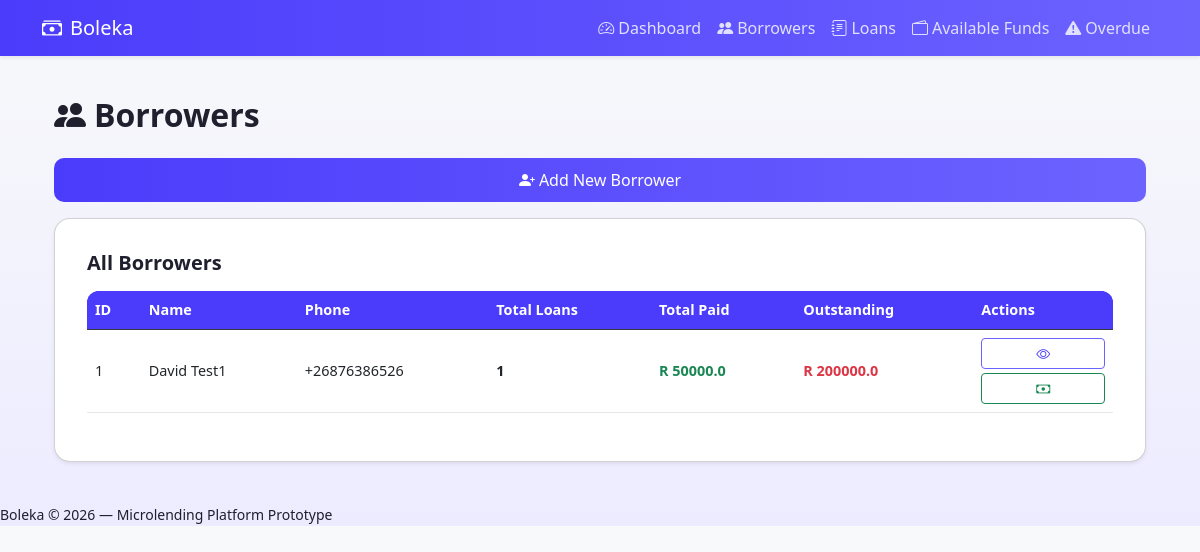
/borrowers, run on the app's committed database.
### models.py (models this page shows)
class Borrower(Base):
    __tablename__ = "borrowers"
    id = Column(Integer, primary_key=True, index=True)
    name = Column(String, nullable=False)
    phone = Column(String, nullable=False)
    loans = relationship("Loan", back_populates="borrower")

### main.py (the view)
@app.get("/borrowers", response_class=HTMLResponse)
async def borrowers_list(request: Request, db: Session = Depends(get_db)):
    borrowers = db.query(Borrower).all()
    enriched = []
    for b in borrowers:
        loans = db.query(Loan).filter(Loan.borrower_id == b.id).all()
        payments = (
            db.query(Payment)
            .join(Loan)
            .filter(Loan.borrower_id == b.id)
            .all()
        )
        total_loans = len(loans)
        total_paid = sum(p.amount for p in payments)
        total_borrowed = sum(l.amount for l in loans)
        outstanding = total_borrowed - total_paid
        enriched.append({
            "id": b.id,
            "name": b.name,
            "phone": b.phone,
            "total_loans": total_loans,
            "total_paid": total_paid,
            "outstanding": outstanding,
        })
    return templates.TemplateResponse(
        "borrowers.html",
        {
            "request": request,
            "borrowers": enriched,
        }
    )

### templates/borrowers.html (shortened to what this page needs)
{% extends "base.html" %}
{% block content %}
<div class="container mt-3">
    <h2 class="mb-4">
        <i class="bi bi-people-fill me-2"></i>Borrowers
    </h2>
    <div class="mb-3">
        <a href="/borrowers/new" class="btn btn-primary w-100">
            <i class="bi bi-person-plus-fill me-1"></i>Add New Borrower
        </a>
    </div>
    <div class="card shadow-sm">
        <div class="card-body">
            <h5 class="mb-3">All Borrowers</h5>
            <div class="table-responsive">
                <table class="table table-hover align-middle">
                    <thead class="table-dark">
                        <tr>
                            <th>ID</th>
                            <th>Name</th>
                            <th>Phone</th>
                            <th>Total Loans</th>
                            <th>Total Paid</th>
                            <th>Outstanding</th>
                            <th>Actions</th>
                        </tr>
                    </thead>
                    <tbody>
                        {% for b in borrowers %}
                        <tr>
                            <td>{{ b.id }}</td>
                            <td>{{ b.name }}</td>
                            <td>{{ b.phone }}</td>
                            <td>
                                {% if b.total_loans > 0 %}
                                    <span class="fw-bold">{{ b.total_loans }}</span>
                                {% else %}
                                    <span class="text-muted">0</span>
                                {% endif %}
                            </td>
                            <td class="text-success fw-bold">
                                R {{ b.total_paid }}
                            </td>
                            <td>
                                {% if b.outstanding > 0 %}
                                    <span class="text-danger fw-bold">R {{ b.outstanding }}</span>
                                {% else %}
                                    <span class="text-success fw-bold">R 0</span>
                                {% endif %}
                            </td>
                            <td class="text-center">
                                <a href="/borrowers/{{ b.id }}"
                                   class="btn btn-sm btn-outline-primary mb-1 w-100">
                                    <i class="bi bi-eye"></i>
                                </a>
                                <a href="/loans/new?borrower_id={{ b.id }}"
                                   class="btn btn-sm btn-outline-success w-100">
                                    <i class="bi bi-cash"></i>
                                </a>
                            </td>
                        </tr>
                        {% endfor %}
                    </tbody>
                </table>
            </div>
        </div>
    </div>
</div>
{% endblock %}

### static/style.css (style rules this page uses)
* { box-sizing: border-box; margin: 0; padding: 0; }
body { font-family: system-ui, -apple-system, BlinkMacSystemFont, "Segoe UI", sans-serif; background: linear-gradient(180deg, #F8F9FA 0%, #EDEBFF 100%); color: #1f2933; }
h1, h2, h3, h4, h5 { font-weight: 600; color: #1f1f2e; margin-bottom: 0.75rem; }
.card { background: #ffffff; border-radius: 16px; padding: 1rem; margin-bottom: 1rem; box-shadow: 0 4px 12px rgba(75, 60, 251, 0.1); transition: transform 0.2s ease, box-shadow 0.2s ease; }
.btn-primary { background: linear-gradient(90deg, #4B3CFB 0%, #6C63FF 100%); border: none; font-weight: 500; padding: 12px; border-radius: 10px; }
.btn-outline-primary { border-color: #6C63FF; color: #4B3CFB; font-weight: 500; }
.table-responsive { border-radius: 12px; overflow-x: auto; }
table { width: 100%; border-collapse: collapse; font-size: 0.9rem; }
th { background-color: #4B3CFB !important; color: #ffffff; padding: 0.75rem; font-weight: 600; }
td { padding: 0.65rem; border-bottom: 1px solid #e5e7eb; }

### templates/base.html (style rules this page uses)
body { background: linear-gradient(180deg, #F8F9FA 0%, #EDEBFF 100%); color: #1F1F2E; }
.card { border-radius: 16px; box-shadow: 0 4px 12px rgba(75, 60, 251, 0.1); transition: transform 0.2s ease, box-shadow 0.2s ease; }
.btn-primary { background: linear-gradient(90deg, #4B3CFB 0%, #6C63FF 100%); border: none; font-weight: 500; padding: 10px 16px; }
.btn-outline-primary { border-color: #6C63FF; color: #4B3CFB; }
h2, h3, h4 { font-weight: 600; color: #1F1F2E; }
.table-dark { background-color: #4B3CFB !important; }

### data on the page
Borrower: id "1", name "David Test1", phone "+26876386526", total_loans "1", total_paid "50000.0", outstanding "200000.0"

### other printed values
{{ 2026 }} "2026"
